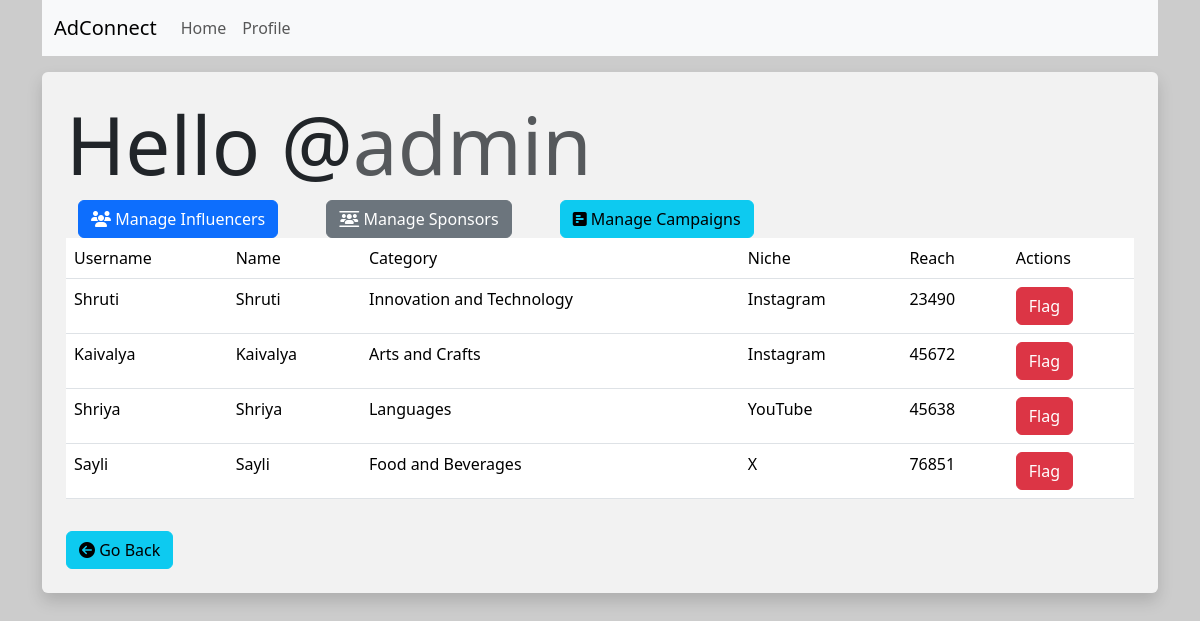
The page /admin/manage_influencers (signed in) on the database its author committed.
### models.py (models this page shows)
class Admin(db.Model):
    __tablename__ = 'admins'
    id = db.Column(db.Integer, primary_key=True)
    username = db.Column(db.String(128), unique=True,nullable=False)
    passhash = db.Column(db.String(256),nullable=False)
    name = db.Column(db.String(64),nullable=True)
    flags = db.relationship('Flag', back_populates='admin')

class Influencer(db.Model):
    __tablename__ = 'influencers'
    id = db.Column(db.Integer, primary_key=True)
    username = db.Column(db.String(128),unique=True,nullable=False)
    passhash = db.Column(db.String(256),nullable=False)
    name = db.Column(db.String(64),nullable=True)
    category = db.Column(db.String(128),nullable=False)
    niche = db.Column(db.String(128),nullable=False)
    reach = db.Column(db.Integer)
    ad_requests = db.relationship('AdRequest', back_populates='influencer')

### routes.py (the view)
@app.route("/admin/manage_influencers")
@admin_required
def manage_influencers():
    admin=Admin.query.get(session['id'])
    influencers = Influencer.query.all()
    flagged_influencers = Flag.query.filter_by(entity_type='influencer').all()
    flagged_influencer_ids = {flag.entity_id for flag in flagged_influencers}
    return render_template('/admin/manage_influencers.html', influencers = influencers, admin=admin,flagged_influencer_ids = flagged_influencer_ids)

### routes.py (called while the page is built)
def admin_required(inner_func):
    @wraps(inner_func)
    def decorated_func(*args, **kwargs):
        if session.get("id"):
            if session.get("user_type") == "admin":
                return inner_func(*args, **kwargs)
            else:
                flash("Error : You are not authorized to access this page")
                return redirect(url_for('index'))
        else:
            flash("Error : Please log in to continue")
            return redirect(url_for('login'))
    return decorated_func

### templates/admin/manage_influencers.html (shortened to what this page needs)
{% extends 'layout.html' %}
{% block content %}
    <div class="p-4 bg-white bg-opacity-75 rounded shadow mt-3">
        <h1 class="display-1">Hello @<span class="text-muted">{{  admin.username  }}</span></h1>
        <div class=" container d-flex gap-5">
            <a href="{{ url_for('manage_influencers') }}" class="btn btn-primary"><i class="fa-solid fa-users"></i> Manage Influencers</a>
            <a href="{{ url_for('manage_sponsors') }}" class="btn btn-secondary"><i class="fa-solid fa-users-between-lines"></i> Manage Sponsors</a>
            <a href="{{ url_for('manage_campaigns') }}" class="btn btn-info"><i class="fa-solid fa-square-poll-horizontal"></i> Manage Campaigns</a>
        </div>
        <table class="table table-hover">
            <thead>
                <tr>
                    <td>Username</td>
                    <td>Name</td>
                    <td>Category</td>
                    <td>Niche</td>
                    <td>Reach</td>
                    <td>Actions</td>
                </tr>
            </thead>
            <tbody>
                {% for influencer in influencers %}
                    <tr>
                        <td>{{influencer.username}}</td>
                        <td>{{influencer.name}}</td>
                        <td>{{influencer.category}}</td>
                        <td>{{influencer.niche}}</td>
                        <td>{{influencer.reach}}</td>
                        <td>
                            {% if influencer.id in flagged_influencer_ids %}
                                <form action="{{url_for('unflag_entity',entity_type='influencer', entity_id=influencer.id, admin_id = admin.id)}}" class="form" method="post">
                                    <button type="submit" class="btn btn-success"> Unflag </button>
                                </form>
                            {% else %}
                                <form action="{{url_for('flag_entity',entity_type='influencer', entity_id=influencer.id, admin_id = admin.id)}}" class="form" method="post">
                                    <button type="submit" class="btn btn-danger"> Flag </button>
                                </form>
                            {% endif %}
                        </td>
                    </tr>
                {% endfor %}
            </tbody>
        </table>
        <div class="form-group p-2"></div>
            <a href="{{ url_for('admin_home') }}" class="btn btn-info"><i class="fa fa-arrow-circle-left"></i> Go Back</a>
        </div>
    </div>
{% endblock %}

### templates/layout.html (shortened to what this page needs)
<!DOCTYPE html>
<html lang="en">
<head>
    <link href="https://cdn.jsdelivr.net/npm/bootstrap@5.3.3/dist/css/bootstrap.min.css" rel="stylesheet">
    <link rel="stylesheet" href="https://cdnjs.cloudflare.com/ajax/libs/font-awesome/6.6.0/css/all.min.css" />
</head>
<body>
    <div class="container">
        {% include 'navbar.html' %}
        {% block content %}
        {% endblock %}
</body>
</html>

### templates/navbar.html (shortened to what this page needs)
<nav class="navbar navbar-expand-lg bg-body-tertiary">
    <div class="container-fluid">
      <a class="navbar-brand" href="{{  url_for('index')  }}">AdConnect</a>
      <div class="collapse navbar-collapse" id="navbarSupportedContent">
        <ul class="navbar-nav me-auto mb-2 mb-lg-0">
          {% if (not session.get('id')) or (session.get('is_flagged')==True) %}
            <li class="nav-item">
              <a class="nav-link" href="{{  url_for('login')  }}">Login</a>
            </li>
            <li class="nav-item">
              <a class="nav-link" href="{{ url_for('register')  }}">Register</a>
            </li>
          {% elif (session.get('id')) and (session.get('is_flagged') == False) %}
            {% if session['user_type'] == 'sponsor' %}
              <li class="nav-item"></li>
                <a class="nav-link" href="{{ url_for('sponsor_home')  }}">Home</a>
              </li>
            {% elif session['user_type'] == 'influencer' %}
              <li class="nav-item"></li>
                <a class="nav-link" href="{{ url_for('influencer_home')  }}">Home</a>
              </li>
            {% elif session['user_type'] == 'admin' %}
                <a class="nav-link" href="{{ url_for('admin_home')  }}">Home</a>
            {% endif %}
              <a class="nav-link" href="{{ url_for('profile')  }}">Profile</a>
          {% endif %}
        </ul>
      </div>
    </div>
  </nav>

### templates/layout.html (style rules this page uses)
body { background-image: url('https://picsum.photos/1920/1080'); background-size: cover; background-repeat: no-repeat; background-attachment: fixed; }

### rows shown on the page
Admin: username "admin"
Influencer: username "Shruti", name "Shruti", category "Innovation and Technology", niche "Instagram", reach "23490"
Influencer: username "Kaivalya", name "Kaivalya", category "Arts and Crafts", niche "Instagram", reach "45672"
Influencer: username "Shriya", name "Shriya", category "Languages", niche "YouTube", reach "45638"
Influencer: username "Sayli", name "Sayli", category "Food and Beverages", niche "X", reach "76851"
